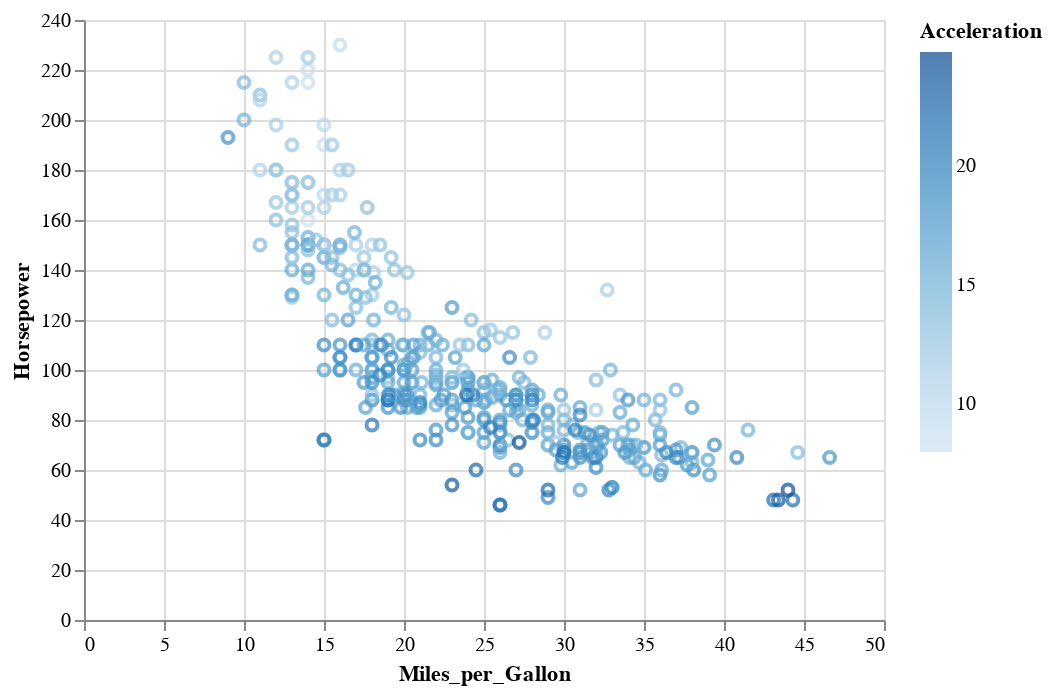

Write notebook code for a chart like this one.
### Markdown cell above
Notice that when we use a categorical value for color, it chooses an appropriate color map for categorical data.

Let's see what happens when we use a continuous color value:

### Code cell
alt.Chart(cars).mark_point().encode(
    x='Miles_per_Gallon',
    y='Horsepower',
    color='Acceleration'
)

### Figure 1 — Vega-Lite specification as saved in the notebook (floating-point values rounded to 4 significant figures; data arrays with more than 128 entries replaced by an {"elided": "..."} marker saying what was removed)
{"$schema": "https://vega.github.io/schema/vega-lite/v2.4.1.json", "config": {"view": {"height": 300, "width": 400}}, "data": {"values": {"elided": "406 records"}}, "encoding": {"color": {"field": "Acceleration", "type": "quantitative"}, "x": {"field": "Miles_per_Gallon", "type": "quantitative"}, "y": {"field": "Horsepower", "type": "quantitative"}}, "mark": "point"}
